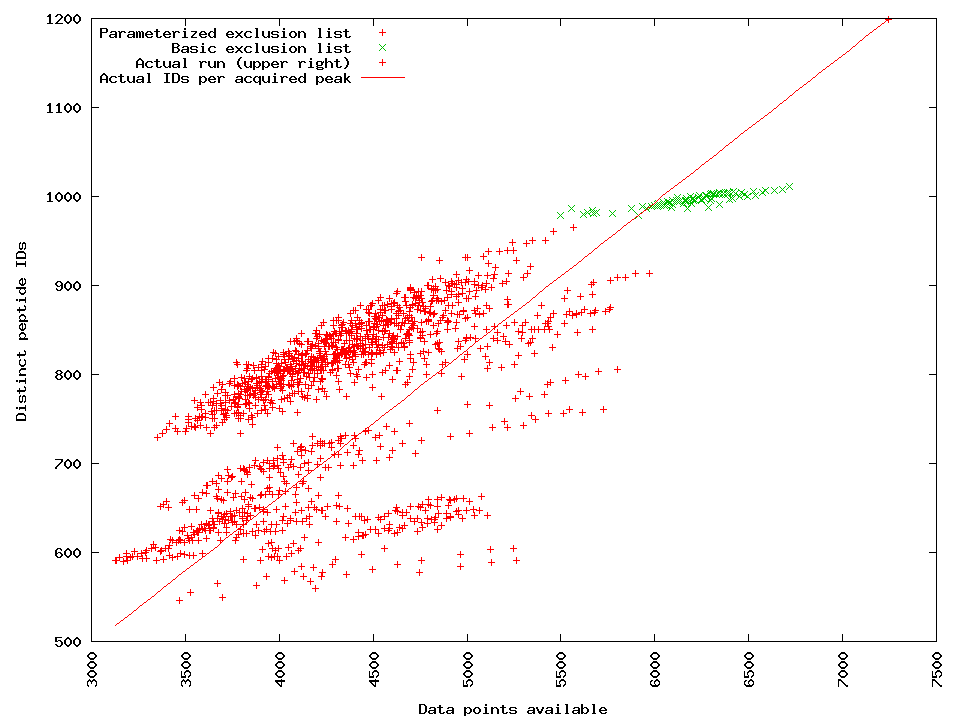

This figure's gnuplot source:
set output '/dev/null'
set terminal png size 960,720 giant
#set terminal pdf fsize 16 size 9.5,7
#set xrange [-1000:1000]
#set yrange [-300:300]
set xlabel 'Data points available'
set ylabel 'Distinct peptide IDs'
set xtics rotate
set key left top
plot 'excl.dat' title "Parameterized exclusion list" with points lt 1 pt 1
replot 'excl2.dat' title "Basic exclusion list" with points lt 2 pt 2
replot 'e10.dat' title "Actual run (upper right)" with points lt 1 pt 1
replot 1199.0*x/7243 title "Actual IDs per acquired peak" lt 1
set output
replot
